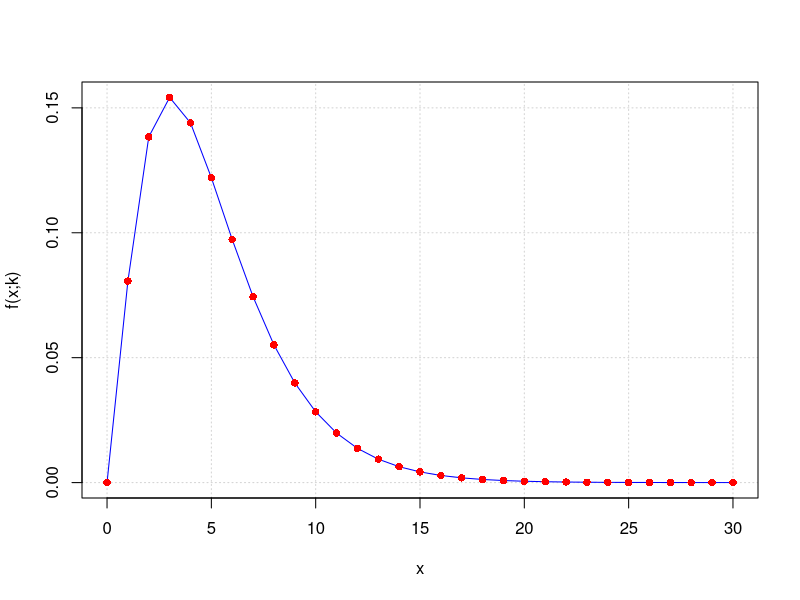
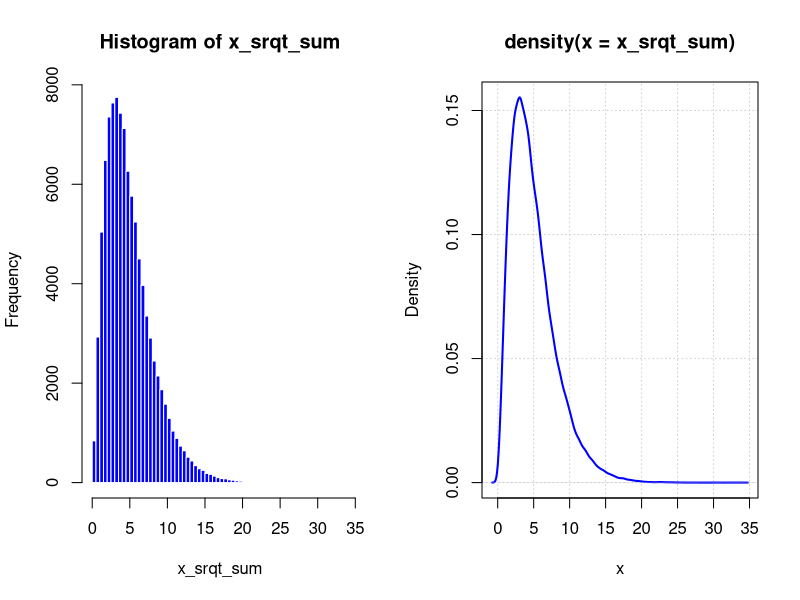
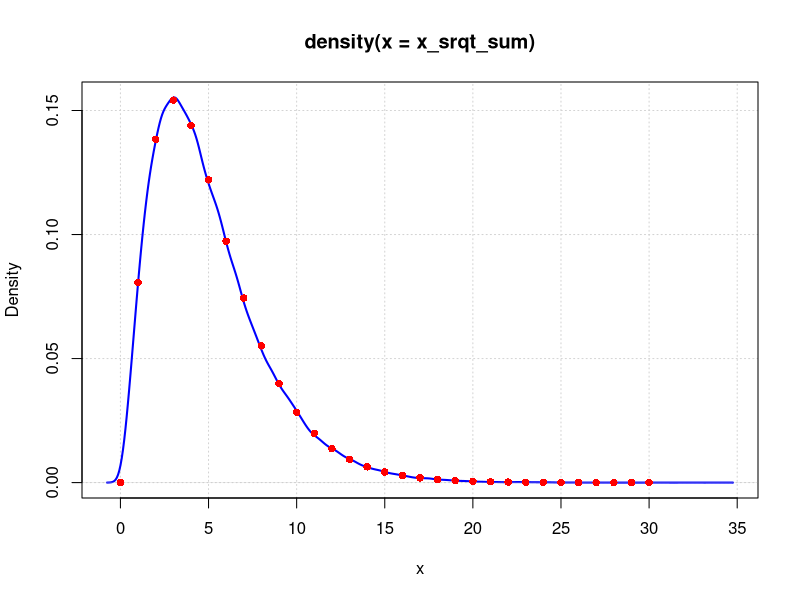
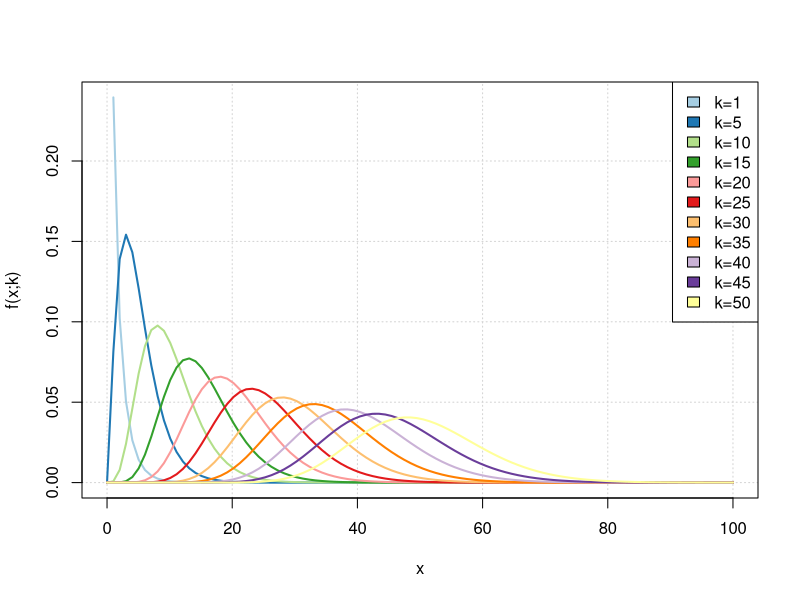
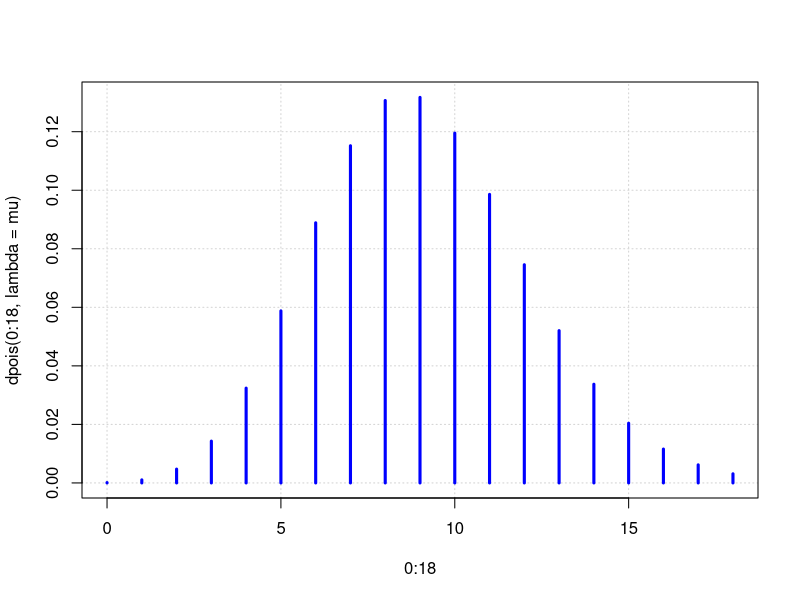
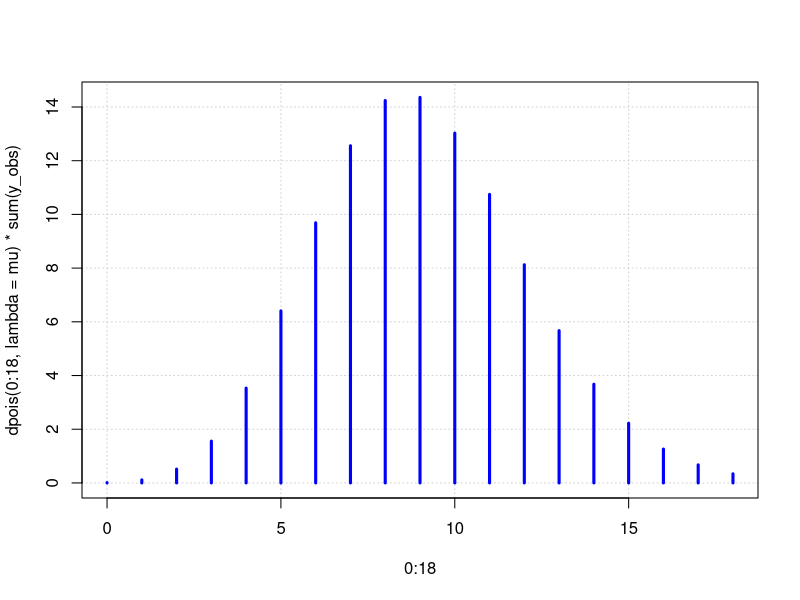
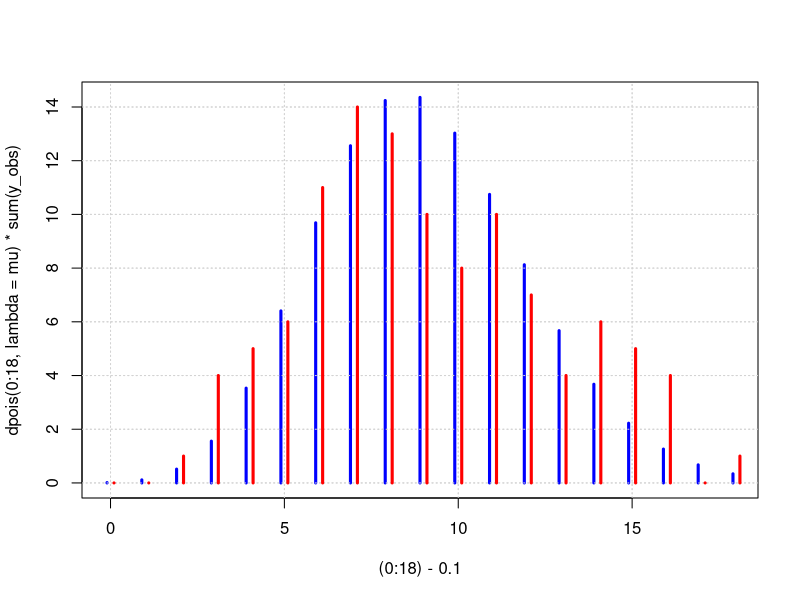

R code for these plots, in order:
## ---- chunk 1
k_val <- 5
x <- 0:30
denom = (2^(k_val/2)*gamma(k_val/2)) 
num = x^(k_val/2-1)*exp(-x/2)

plot(0:30, num/denom, 
     type="l",
     col="blue",
     panel.first = grid(),
     xlab="x",
     ylab="f(x;k)")
points(0:30,
       dchisq(0:30, df=k_val),
       col="red",
       lw=2,
       pch=16)
## ---- chunk 2
#-----------------------------------------------------------------------
# Using the replicate() function and the rnorm() function, create 100000 
# samples of size k_val taken from a 
# normal distribution with population mean 0 and standard deviation 1
#-----------------------------------------------------------------------
n <- 100000
x_val <- replicate(n, rnorm(5, mean = 0, sd = 1))

#-----------------------------------------------------------------------
# Using *colSums()*, compute, for each sample, the sum of the squares.
#-----------------------------------------------------------------------
x_srqt_sum <- colSums(x_val^2)
par(mfrow=c(1,2))

#-----------------------------------------------------------------------
# Draw the distribution of the obtained dataset.
#-----------------------------------------------------------------------

hist(x_srqt_sum, 
     col="blue", 
     border = "white", 
     breaks = 100)
plot(density(x_srqt_sum), 
     lwd=2, 
     col="blue", 
     panel.first=grid(),
     xlab="x")

#-----------------------------------------------------------------------
# Using the *dchisq* function, check that the obtained distribution is 
# well modeled by the $\chi^2$ distribution.
#-----------------------------------------------------------------------
par(mfrow=c(1,1))
plot(density(x_srqt_sum), 
     lwd=2, 
     col="blue", 
     panel.first=grid(),
     xlab="x")
points(0:30,
       dchisq(0:30, df=k_val),
       col="red",
       lw=2,
       pch=16)

## ---- chunk 3

## Create a color palette
if(!require(RColorBrewer)) install.packages('RColorBrewer')
color_pal <- brewer.pal(11, name = "Paired")


## Compute and draw density diagram of Chi-square Distribution
# The values taken by k will be successively 1,5,15...50
k_val <- c(1, seq(5, 50, by=5))

# Draw a Chi-square Distribution for k = 1
xlim <- c(0,100)
i = 1
plot(seq(xlim[1], xlim[2], length.out = 100), 
     dchisq(k_val[i], x=seq(xlim[1], xlim[2], length.out = 100)), 
     type="l", col= color_pal[i], 
     panel.first = grid(),
     lwd=2,
     xlab="x",
     ylab="f(x;k)"
     )

for(i in 2:length(k_val)){
  points(seq(xlim[1], xlim[2], length.out = 100), 
         dchisq(k_val[i], x=seq(xlim[1], xlim[2], length.out = 100)), 
         type="l", 
         col= color_pal[i],
         lwd=2)
}

legend("topright", 
       legend=paste("k=", k_val, sep=""), 
       fill=color_pal)
## ---- chunk 4
y <- c(11, 15, 16, 17, 18, 23)
names(y) <- 1:6
## ---- chunk 5
## Create a vector containing the probability associated with each face of a fair dice. 
prob <- rep(1/6, 6)

## Create a vector containing the expected number of success for each face with a fair dice. 
expected <- prob * 100

## Compute the $\chi^2$ statistics
chi_stat <- sum((y - expected)^2/expected)

## Compute the p-value for the associated $\chi^2$ statistics
pchisq(q=chi_stat, df=length(y)-1, lower.tail = FALSE)

## Check that the same p-value is obtained using chisq.test()
chi_test_res <- chisq.test(x=y, p=prob)
print(chi_test_res)
is(chi_test_res)
names(chi_test_res)
chi_test_res$p.value

## Conclude
# The observed sample frequencies do not differ significantly 
# from the expected frequencies of a fair dice. 
## ---- chunk 6
y_obs <- c(0, 0, 1, 4, 5, 6, 11, 14, 13, 10, 8,10, 7, 4, 6, 5, 4, 0, 1)
names(y_obs) <- 0:18
sum(y_obs)
## ---- chunk 7
mu <- 1/sum(y_obs)*sum(0:(length(y_obs)-1)*y_obs)
(lambda <- mu)
## ---- chunk 8
y_merged <- c(sum(y_obs[1:5]), 6, 14, 11, 8, 10, 13,10, 7, 4, 6, sum(y_obs[16:19]))
names(y_merged) <- c("0-4", as.character(5:14), ">14")
## ---- chunk 9

## Draw the histogram of P(X=x) for x in $0,1...18$ under a Poisson model of lambda=mu
plot(x=0:18, 
     y=dpois(0:18, lambda = mu), 
     type="h", 
     col="blue", 
     lwd=3,
     panel.first = grid())
## Draw the histogram of the expected number of counts for x in 0,1...18
plot(x=0:18, 
     y=dpois(0:18, lambda = mu)*sum(y_obs), 
     type="h", 
     col="blue", 
     lwd=3,
     panel.first = grid())
## Draw the histogram of the observed values
plot(x=(0:18)-0.1, 
     y=dpois(0:18, lambda = mu)*sum(y_obs), 
     type="h", 
     col="blue", 
     lwd=3,
     panel.first = grid())
points(x=(0:18)+0.1, 
     y=y_obs, 
     type="h", 
     col="red", 
     lwd=3,
     panel.first = grid())
## What is the probability associated to each class under a Poisson model with
prob <- c(sum(dpois(0:4, lambda = mu)), dpois(5:14, lambda = mu), 1- sum(dpois(0:14, lambda=mu)))

## Compute the chi-square statistics.
expected <- prob*sum(y_obs)
sum(expected) == sum(y_obs)
chi_stat <- sum((y_merged-expected)^2/expected)

## Compute the p-value for the associated chi-square statistics.
pchisq(q=chi_stat, df=length(y_merged)-1-1, lower.tail = FALSE)

## Conclude
# The observed sample frequencies do not differ significantly 
# from the expected frequencies of a Poisson model with lambda = mu
## ---- chunk 10
library(knitr)
res <- data.frame(Tumor_reduction = c(178, 145), No_tumor_reduction = c(110, 136))
rownames(res) <- c("Treatment","Placebo")
kable(res)
## ---- chunk 11
## Check using the *chisq.text()* function that an association exists between treatment
res_test <- chisq.test(res, correct=FALSE)
print(res_test$p.value)

##  Check that the same result is obtained using pchisq()
# or t(outer(colSums(res)/sum(colSums(res)), 
# rev(rowSums(res))))[rownames(res),]
row_sum <- rowSums(res)
colSum <- colSums(res)
expected <- rbind(colSum/sum(colSum) * row_sum[1], 
                  colSum/sum(colSum) * row_sum[2])
pval <- pchisq(sum((res-expected)^2/expected), df = 1, lower.tail = FALSE)
all.equal(pval, res_test$p.value)

## Odd ratio (OR)
# OR > 1 thus
# Tumor reduction is more frequent in patient treated with drug D compared
# to placebo-treated patients
p1 <- res[1,1]/(res[1,1] + res[1,2])
p2 <- res[2,1]/(res[2,1] + res[2,2])
(p1/(1-p1)) / (p2/(1-p2))
